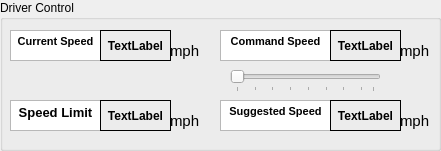
     <widget class="QGroupBox" name="drive_ctrl_box">
      <property name="geometry">
       <rect>
        <x>10</x>
        <y>60</y>
        <width>441</width>
        <height>151</height>
       </rect>
      </property>
      <property name="title">
       <string>Driver Control</string>
      </property>
      <widget class="QSlider" name="input_speed_slider">
       <property name="geometry">
        <rect>
         <x>230</x>
         <y>70</y>
         <width>151</width>
         <height>22</height>
        </rect>
       </property>
       <property name="minimum">
        <number>1</number>
       </property>
       <property name="maximum">
        <number>24</number>
       </property>
       <property name="pageStep">
        <number>8</number>
       </property>
       <property name="sliderPosition">
        <number>1</number>
       </property>
       <property name="orientation">
        <enum>Qt::Horizontal</enum>
       </property>
       <property name="invertedAppearance">
        <bool>false</bool>
       </property>
       <property name="tickPosition">
        <enum>QSlider::TicksBelow</enum>
       </property>
       <property name="tickInterval">
        <number>3</number>
       </property>
      </widget>
      <widget class="QTextBrowser" name="current_speed_txt">
       <property name="geometry">
        <rect>
         <x>10</x>
         <y>30</y>
         <width>91</width>
         <height>31</height>
        </rect>
       </property>
       <property name="verticalScrollBarPolicy">
        <enum>Qt::ScrollBarAlwaysOff</enum>
       </property>
       <property name="horizontalScrollBarPolicy">
        <enum>Qt::ScrollBarAlwaysOff</enum>
       </property>
       <property name="html">
        <string>&lt;!DOCTYPE HTML PUBLIC &quot;-//W3C//DTD HTML 4.0//EN&quot; &quot;http://www.w3.org/TR/REC-html40/strict.dtd&quot;&gt;
&lt;html&gt;&lt;head&gt;&lt;meta name=&quot;qrichtext&quot; content=&quot;1&quot; /&gt;&lt;meta charset=&quot;utf-8&quot; /&gt;&lt;style type=&quot;text/css&quot;&gt;
p, li { white-space: pre-wrap; }
hr { height: 1px; border-width: 0; }
li.unchecked::marker { content: &quot;\2610&quot;; }
li.checked::marker { content: &quot;\2612&quot;; }
&lt;/style&gt;&lt;/head&gt;&lt;body style=&quot; font-family:'Segoe UI'; font-size:10pt; font-weight:400; font-style:normal;&quot;&gt;
&lt;p align=&quot;center&quot; style=&quot; margin-top:0px; margin-bottom:0px; margin-left:0px; margin-right:0px; -qt-block-indent:0; text-indent:0px;&quot;&gt;&lt;span style=&quot; font-family:'MS Shell Dlg 2'; font-size:8pt; font-weight:696;&quot;&gt;Current Speed&lt;/span&gt;&lt;/p&gt;&lt;/body&gt;&lt;/html&gt;</string>
       </property>
      </widget>
      <widget class="QTextBrowser" name="speed_limit_txt">
       <property name="geometry">
        <rect>
         <x>10</x>
         <y>100</y>
         <width>91</width>
         <height>31</height>
        </rect>
       </property>
       <property name="verticalScrollBarPolicy">
        <enum>Qt::ScrollBarAlwaysOff</enum>
       </property>
       <property name="horizontalScrollBarPolicy">
        <enum>Qt::ScrollBarAlwaysOff</enum>
       </property>
       <property name="html">
        <string>&lt;!DOCTYPE HTML PUBLIC &quot;-//W3C//DTD HTML 4.0//EN&quot; &quot;http://www.w3.org/TR/REC-html40/strict.dtd&quot;&gt;
&lt;html&gt;&lt;head&gt;&lt;meta name=&quot;qrichtext&quot; content=&quot;1&quot; /&gt;&lt;meta charset=&quot;utf-8&quot; /&gt;&lt;style type=&quot;text/css&quot;&gt;
p, li { white-space: pre-wrap; }
hr { height: 1px; border-width: 0; }
li.unchecked::marker { content: &quot;\2610&quot;; }
li.checked::marker { content: &quot;\2612&quot;; }
&lt;/style&gt;&lt;/head&gt;&lt;body style=&quot; font-family:'Segoe UI'; font-size:10pt; font-weight:400; font-style:normal;&quot;&gt;
&lt;p align=&quot;center&quot; style=&quot; margin-top:0px; margin-bottom:0px; margin-left:0px; margin-right:0px; -qt-block-indent:0; text-indent:0px;&quot;&gt;&lt;span style=&quot; font-family:'MS Shell Dlg 2'; font-weight:696;&quot;&gt;Speed Limit&lt;/span&gt;&lt;/p&gt;&lt;/body&gt;&lt;/html&gt;</string>
       </property>
      </widget>
      <widget class="QTextBrowser" name="input_speed_txt">
       <property name="geometry">
        <rect>
         <x>220</x>
         <y>30</y>
         <width>111</width>
         <height>31</height>
        </rect>
       </property>
       <property name="verticalScrollBarPolicy">
        <enum>Qt::ScrollBarAlwaysOff</enum>
       </property>
       <property name="horizontalScrollBarPolicy">
        <enum>Qt::ScrollBarAlwaysOff</enum>
       </property>
       <property name="html">
        <string>&lt;!DOCTYPE HTML PUBLIC &quot;-//W3C//DTD HTML 4.0//EN&quot; &quot;http://www.w3.org/TR/REC-html40/strict.dtd&quot;&gt;
&lt;html&gt;&lt;head&gt;&lt;meta name=&quot;qrichtext&quot; content=&quot;1&quot; /&gt;&lt;meta charset=&quot;utf-8&quot; /&gt;&lt;style type=&quot;text/css&quot;&gt;
p, li { white-space: pre-wrap; }
hr { height: 1px; border-width: 0; }
li.unchecked::marker { content: &quot;\2610&quot;; }
li.checked::marker { content: &quot;\2612&quot;; }
&lt;/style&gt;&lt;/head&gt;&lt;body style=&quot; font-family:'Segoe UI'; font-size:10pt; font-weight:400; font-style:normal;&quot;&gt;
&lt;p align=&quot;center&quot; style=&quot; margin-top:0px; margin-bottom:0px; margin-left:0px; margin-right:0px; -qt-block-indent:0; text-indent:0px;&quot;&gt;&lt;span style=&quot; font-family:'MS Shell Dlg 2'; font-size:8pt; font-weight:696;&quot;&gt;Command Speed&lt;/span&gt;&lt;/p&gt;&lt;/body&gt;&lt;/html&gt;</string>
       </property>
      </widget>
      <widget class="QTextBrowser" name="suggested_speed_txt">
       <property name="geometry">
        <rect>
         <x>220</x>
         <y>100</y>
         <width>111</width>
         <height>31</height>
        </rect>
       </property>
       <property name="verticalScrollBarPolicy">
        <enum>Qt::ScrollBarAlwaysOff</enum>
       </property>
       <property name="horizontalScrollBarPolicy">
        <enum>Qt::ScrollBarAlwaysOff</enum>
       </property>
       <property name="html">
        <string>&lt;!DOCTYPE HTML PUBLIC &quot;-//W3C//DTD HTML 4.0//EN&quot; &quot;http://www.w3.org/TR/REC-html40/strict.dtd&quot;&gt;
&lt;html&gt;&lt;head&gt;&lt;meta name=&quot;qrichtext&quot; content=&quot;1&quot; /&gt;&lt;meta charset=&quot;utf-8&quot; /&gt;&lt;style type=&quot;text/css&quot;&gt;
p, li { white-space: pre-wrap; }
hr { height: 1px; border-width: 0; }
li.unchecked::marker { content: &quot;\2610&quot;; }
li.checked::marker { content: &quot;\2612&quot;; }
&lt;/style&gt;&lt;/head&gt;&lt;body style=&quot; font-family:'Segoe UI'; font-size:10pt; font-weight:400; font-style:normal;&quot;&gt;
&lt;p align=&quot;center&quot; style=&quot; margin-top:0px; margin-bottom:0px; margin-left:0px; margin-right:0px; -qt-block-indent:0; text-indent:0px;&quot;&gt;&lt;span style=&quot; font-family:'MS Shell Dlg 2'; font-size:8pt; font-weight:696;&quot;&gt;Suggested Speed&lt;/span&gt;&lt;/p&gt;&lt;/body&gt;&lt;/html&gt;</string>
       </property>
      </widget>
      <widget class="QLabel" name="mph_txt_3">
       <property name="geometry">
        <rect>
         <x>170</x>
         <y>110</y>
         <width>31</width>
         <height>21</height>
        </rect>
       </property>
       <property name="font">
        <font>
         <pointsize>11</pointsize>
        </font>
       </property>
       <property name="text">
        <string>mph</string>
       </property>
      </widget>
      <widget class="QLabel" name="mph_txt_1">
       <property name="geometry">
        <rect>
         <x>170</x>
         <y>40</y>
         <width>31</width>
         <height>21</height>
        </rect>
       </property>
       <property name="font">
        <font>
         <pointsize>11</pointsize>
        </font>
       </property>
       <property name="text">
        <string>mph</string>
       </property>
      </widget>
      <widget class="QLabel" name="mph_txt_4">
       <property name="geometry">
        <rect>
         <x>400</x>
         <y>110</y>
         <width>31</width>
         <height>21</height>
        </rect>
       </property>
       <property name="font">
        <font>
         <pointsize>11</pointsize>
        </font>
       </property>
       <property name="text">
        <string>mph</string>
       </property>
      </widget>
      <widget class="QLabel" name="mph_txt_2">
       <property name="geometry">
        <rect>
         <x>400</x>
         <y>40</y>
         <width>31</width>
         <height>21</height>
        </rect>
       </property>
       <property name="font">
        <font>
         <pointsize>11</pointsize>
        </font>
       </property>
       <property name="text">
        <string>mph</string>
       </property>
      </widget>
      <widget class="QLabel" name="input_speed_display">
       <property name="geometry">
        <rect>
         <x>330</x>
         <y>30</y>
         <width>71</width>
         <height>31</height>
        </rect>
       </property>
       <property name="font">
        <font>
         <pointsize>9</pointsize>
         <bold>true</bold>
        </font>
       </property>
       <property name="layoutDirection">
        <enum>Qt::LeftToRight</enum>
       </property>
       <property name="frameShape">
        <enum>QFrame::Panel</enum>
       </property>
       <property name="text">
        <string>TextLabel</string>
       </property>
       <property name="alignment">
        <set>Qt::AlignCenter</set>
       </property>
       <property name="margin">
        <number>0</number>
       </property>
      </widget>
      <widget class="QLabel" name="current_speed_display">
       <property name="geometry">
        <rect>
         <x>100</x>
         <y>30</y>
         <width>71</width>
         <height>31</height>
        </rect>
       </property>
       <property name="font">
        <font>
         <pointsize>9</pointsize>
         <bold>true</bold>
        </font>
       </property>
       <property name="layoutDirection">
        <enum>Qt::LeftToRight</enum>
       </property>
       <property name="frameShape">
        <enum>QFrame::Panel</enum>
       </property>
       <property name="text">
        <string>TextLabel</string>
       </property>
       <property name="alignment">
        <set>Qt::AlignCenter</set>
       </property>
       <property name="margin">
        <number>0</number>
       </property>
      </widget>
      <widget class="QLabel" name="speed_limit_display">
       <property name="geometry">
        <rect>
         <x>100</x>
         <y>100</y>
         <width>71</width>
         <height>31</height>
        </rect>
       </property>
       <property name="font">
        <font>
         <pointsize>9</pointsize>
         <bold>true</bold>
        </font>
       </property>
       <property name="layoutDirection">
        <enum>Qt::LeftToRight</enum>
       </property>
       <property name="frameShape">
        <enum>QFrame::Panel</enum>
       </property>
       <property name="text">
        <string>TextLabel</string>
       </property>
       <property name="alignment">
        <set>Qt::AlignCenter</set>
       </property>
       <property name="margin">
        <number>0</number>
       </property>
      </widget>
      <widget class="QLabel" name="suggested_speed_display">
       <property name="geometry">
        <rect>
         <x>330</x>
         <y>100</y>
         <width>71</width>
         <height>31</height>
        </rect>
       </property>
       <property name="font">
        <font>
         <pointsize>9</pointsize>
         <bold>true</bold>
        </font>
       </property>
       <property name="layoutDirection">
        <enum>Qt::LeftToRight</enum>
       </property>
       <property name="frameShape">
        <enum>QFrame::Panel</enum>
       </property>
       <property name="text">
        <string>TextLabel</string>
       </property>
       <property name="alignment">
        <set>Qt::AlignCenter</set>
       </property>
       <property name="margin">
        <number>0</number>
       </property>
      </widget>
     </widget>
